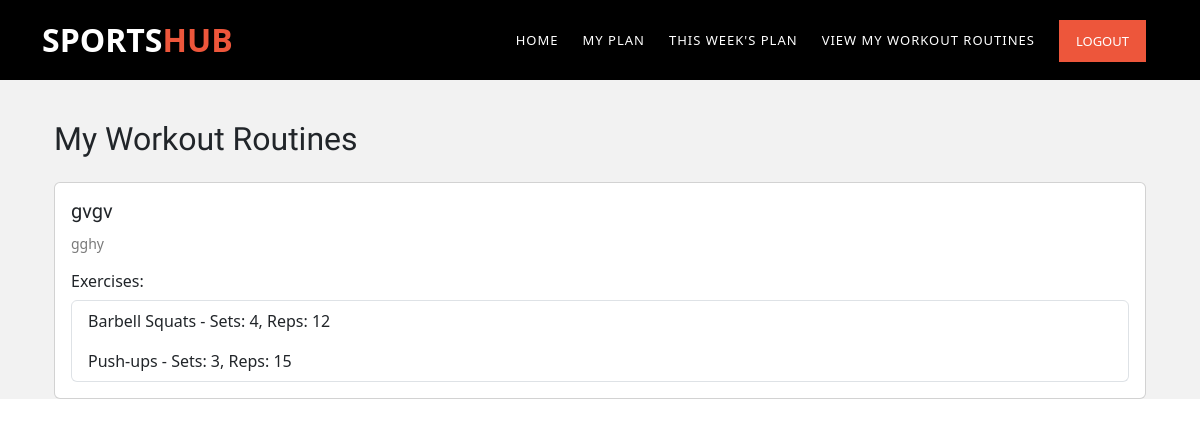
Screenshot of /Training/user_workout_routines/ (signed in) with the database file from the repository.
### Training/models.py (models this page shows, shortened)
class WorkoutRoutine(models.Model):
    name = models.CharField(max_length=255)
    description = models.TextField()
    exercises = models.ManyToManyField(Exercise, related_name='workout_routines')
    creator_user = models.ForeignKey(FitnessUser, on_delete=models.CASCADE, null=True, blank=True)
    creator_trainer = models.ForeignKey(FitnessTrainer, on_delete=models.CASCADE, null=True, blank=True)

class Exercise(models.Model):
    name = models.CharField(max_length=255)
    description = models.TextField(blank=True, null=True)
    sets = models.PositiveIntegerField(default=3)
    reps = models.PositiveIntegerField(default=10)
    additional_info = models.TextField(blank=True, null=True)

### Training/views.py (the view)
# urls.py: path('user_workout_routines/', views.user_workout_routines, name='user_workout_routines'),
@login_required
def user_workout_routines(request):
    fitness_user = request.user.fitnessuser
    assigned_workout_routines = WorkoutRoutine.objects.filter(creator_user=fitness_user)
    return render(request, 'user_workout_routines.html', {'assigned_workout_routines': assigned_workout_routines})

### Training/templates/user_workout_routines.html
{% extends "fu.html" %}
{% block content %}
  <div class="container mt-4">
    <h2 class="mb-4">My Workout Routines</h2>
    {% for workout_routine in assigned_workout_routines %}
      <div class="card mb-4">
        <div class="card-body">
          <h5 class="card-title">{{ workout_routine.name }}</h5>
          <p class="card-text">{{ workout_routine.description }}</p>
          <h6 class="mt-3">Exercises:</h6>
          <ul class="list-group">
            {% for exercise in workout_routine.exercises.all %}
              <li class="list-group-item">{{ exercise.name }} - Sets: {{ exercise.sets }}, Reps: {{ exercise.reps }}</li>
            {% endfor %}
          </ul>
        </div>
      </div>
    {% endfor %}
  </div>
{% endblock %}

### static/assets/css/templatemo-training-studio.css (style rules this page uses)
html, body, div, span, applet, object, iframe, h1, h2, h3, h4, h5, h6, p, blockquote, div pre, a, abbr, acronym, address, big, cite, code, del, dfn, em, font, img, ins, kbd, q, s, samp, small, strike, strong, sub, sup, tt, var, b, u, i, center, dl, dt, dd, ol, ul, li, figure, header, nav, section, article, aside, footer, figcaption { margin: 0; padding: 0; border: 0; outline: 0; }
ul, li { padding: 0; margin: 0; list-style: none; }
* { box-sizing: border-box; }
html, body { font-family: 'Poppins', sans-serif; font-weight: 400; background-color: #fff; font-size: 16px; -ms-text-size-adjust: 100%; -webkit-font-smoothing: antialiased; -moz-osx-font-smoothing: grayscale; }
h1, h2, h3, h4, h5, h6 { margin-top: 0px; margin-bottom: 0px; }
ul { margin-bottom: 0px; }
p { font-size: 14px; line-height: 25px; color: #7a7a7a; }
html, body { background: #fff; font-family: 'Poppins', sans-serif; }

### static/css/style.css (style rules this page uses)
html { overflow-x: hidden; }
h1, h2, h3, h4, h5, .h1, .h2, .h3, .h4, .h5 { font-family: "Muli", -apple-system, BlinkMacSystemFont, "Segoe UI", Roboto, "Helvetica Neue", Arial, sans-serif, "Apple Color Emoji", "Segoe UI Emoji", "Segoe UI Symbol", "Noto Color Emoji"; color: #000; }

### rows the page displays
WorkoutRoutine: name "gvgv", description "gghy"
Exercise: name "Barbell Squats", sets "4", reps "12"
Exercise: name "Push-ups", sets "3", reps "15"
